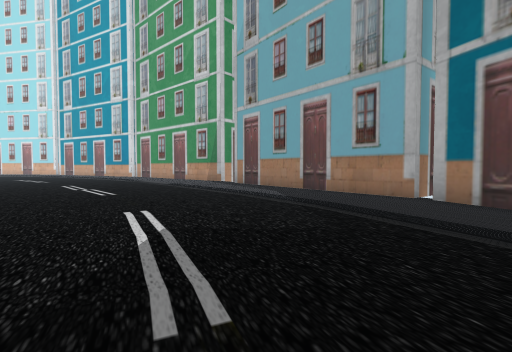
View 1 (above)

20 first-person views from a walk through a Unity game level. The camera is 1.5 m above the floor, tilts 2° down and sees 85° across. The floor is counted in squares, 2 m on a side. Each view is taken from the middle of a square. On the plan, view 1 faces up. The plan holds only what a view shows up to about 10 squares ahead; the rest is blank. The place goes on beyond the plan. The player is left out.

View 2
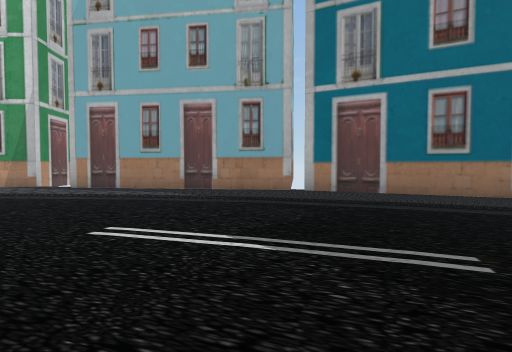

View 3
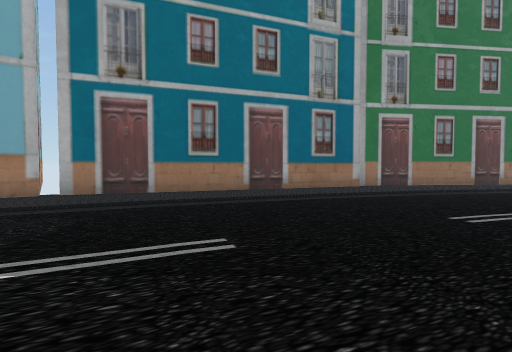

View 4
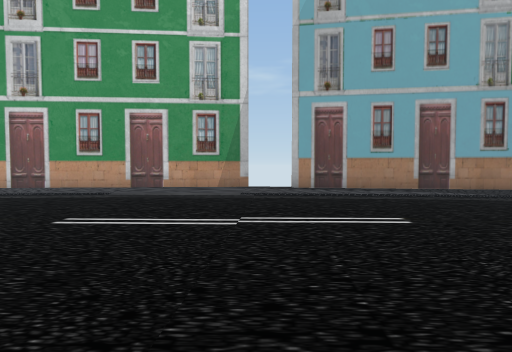

View 5
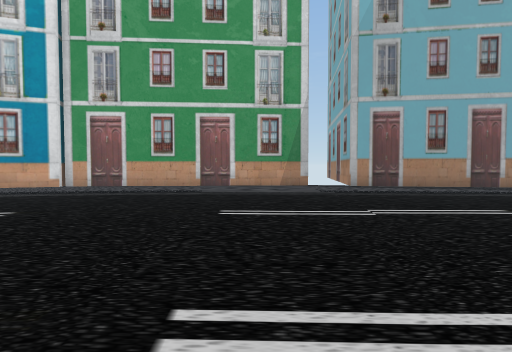

View 6
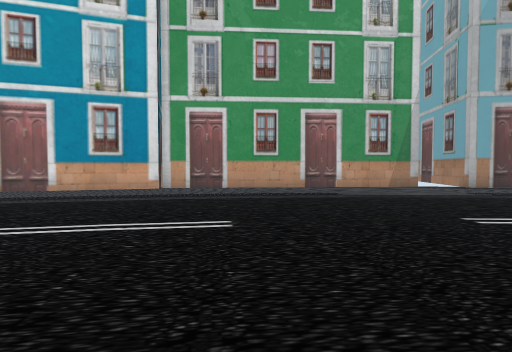

View 7
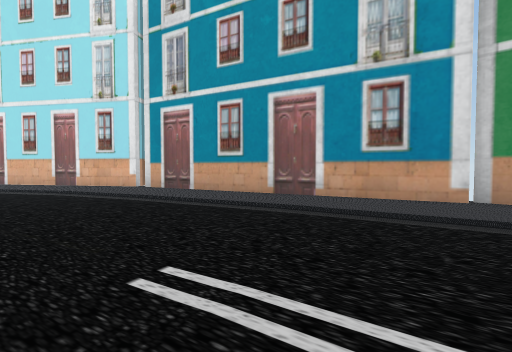

View 8
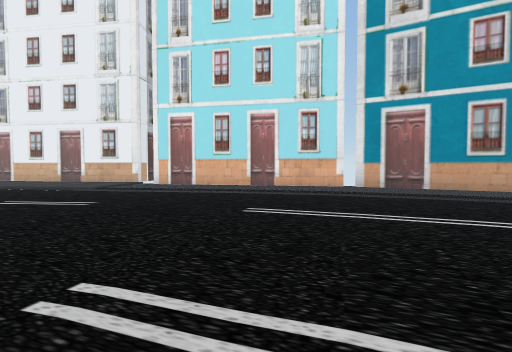

View 9
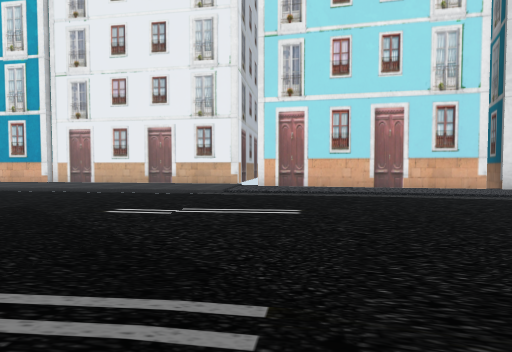

View 10
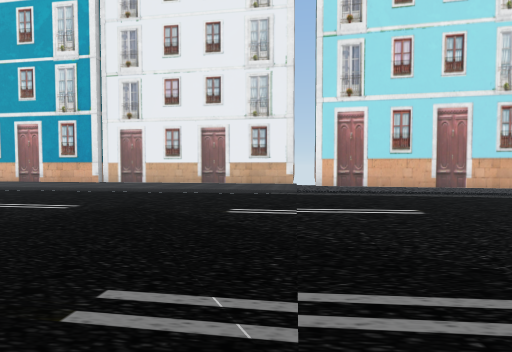

View 11
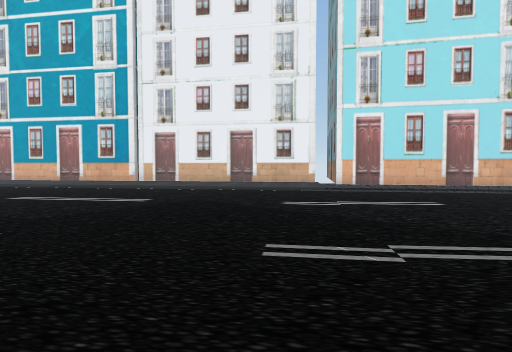

View 12
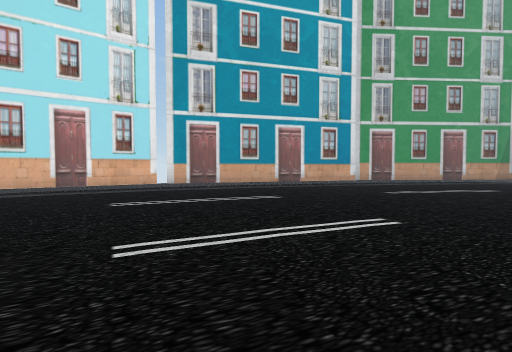

View 13
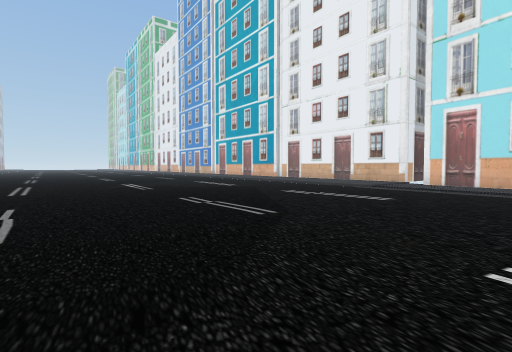

View 14
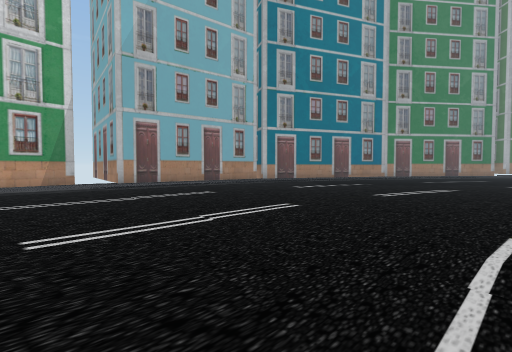

View 15
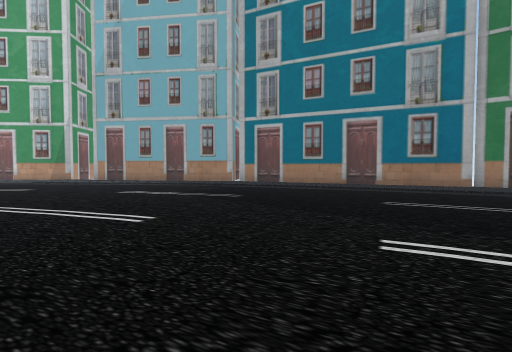

View 16
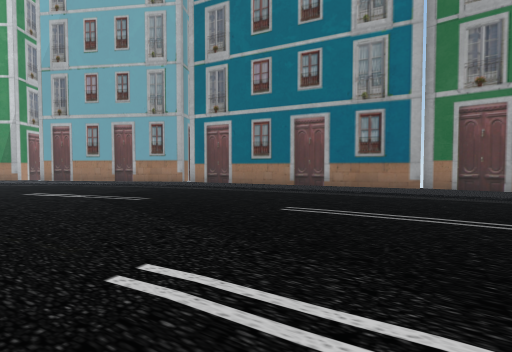

View 17
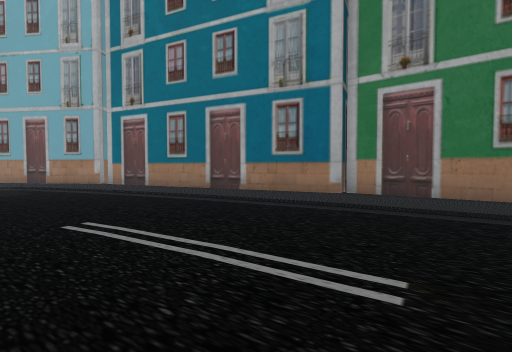

View 18
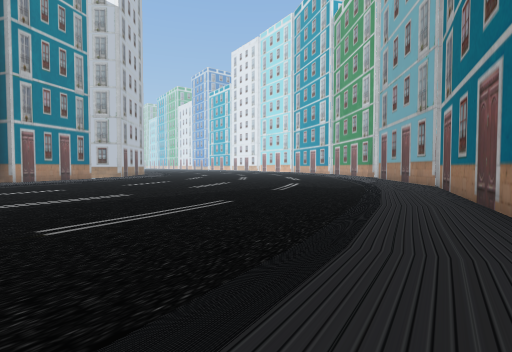

View 19
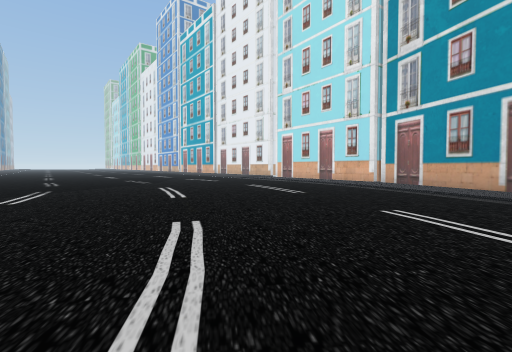

View 20
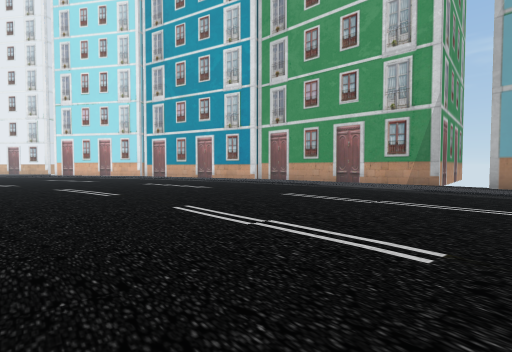

### Floor plan
Key: @ floor where view 1 was taken; # wall or solid block; . main floor; : floor 0.25 m higher than the main floor; / step, stairs or slope.
Columns run from 34 left of view 1 to 7 right of it. Each row starts with its distance up from view 1.
 24 :::::::::: ####
 23 //::::::::::::######
 22 .....////:/::::::::###
 21  ...........///::::::##
 20  ................//::::##
 19   .................//:::####
 18    ..................//:::###
 17     .................../::::##
 16     ...................../:::##
 15    ......................./:::##
 14   ........................./:::##
 13   .........................../::##
 12     ........................./:::##
 11           ..................../:::#
 10              .................//:::#
  9                     ............/::##
  8                      ............/::##
  7                       ............/::##
  6                       ............/:::#
  5                        ............/::#
  4                         ............::##
  3                          .........../::#
  2                           ...........::#
  1                            ........../::#
  0                             ......@../::#
 -1                              .........::##
 -2                              ........./::#
 -3                              ........./::#
 -4                             ...........::#
 -5                             ...........::#
 -6                               ........./:#

Where each view was taken, in squares from view 1:
view 1: 0 up, 0 right, facing up
view 2: 1 up, 3 left, facing up-right
view 3: 1 up, 3 left, facing right
view 4: 6 up, 8 left, facing up-right
view 5: 7 up, 10 left, facing up-right
view 6: 10 up, 12 left, facing up-right
view 7: 13 up, 12 left, facing up
view 8: 13 up, 19 left, facing up
view 9: 14 up, 23 left, facing up
view 10: 14 up, 25 left, facing up
view 11: 13 up, 26 left, facing up
view 12: 12 up, 21 left, facing up-right
view 13: 12 up, 20 left, facing up-left
view 14: 6 up, 12 left, facing right
view 15: 4 down, 5 left, facing up-right
view 16: 5 down, 3 left, facing up-right
view 17: 6 down, 0 right, facing up-right
view 18: 6 down, 6 right, facing up-left
view 19: 10 up, 11 left, facing up-left
view 20: 3 up, 8 left, facing up
